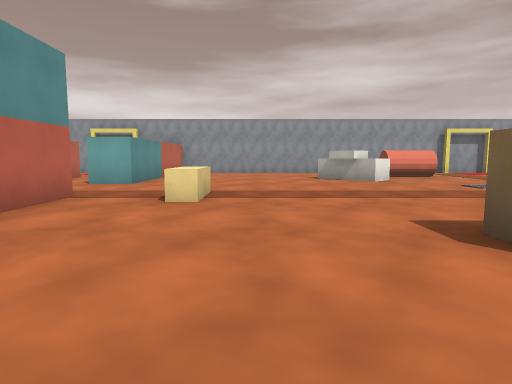
View 1 (above)

24 first-person views from a walk through a level from a Godot 3-D game. The camera is 1.5 m above the floor, tilts 6° down and sees 75° across. The floor is counted in squares, 2 m on a side. Each view is taken from the middle of a square. On the plan, view 1 faces up. The plan holds only what a view shows up to about 11 squares ahead; the rest is blank.

View 2
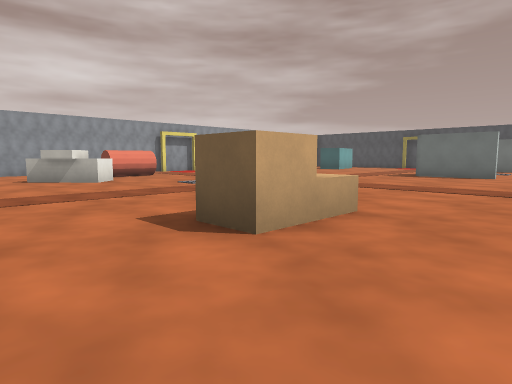

View 3
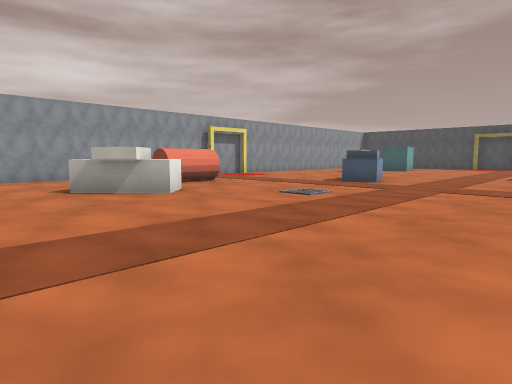

View 4
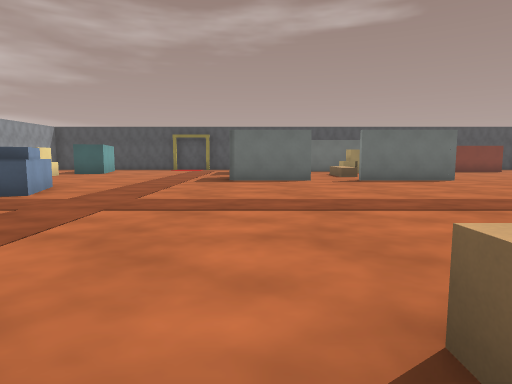

View 5
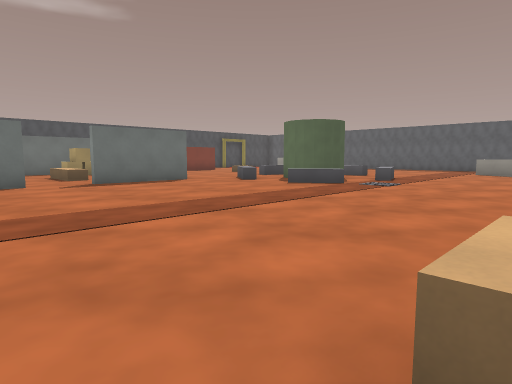

View 6
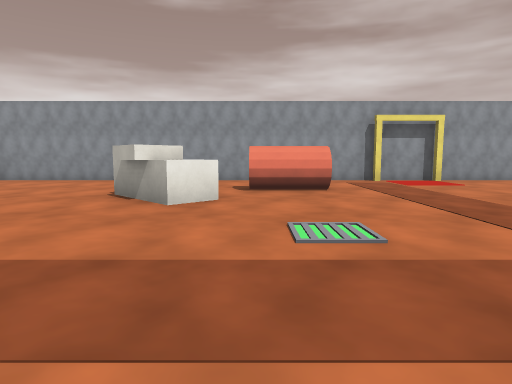

View 7
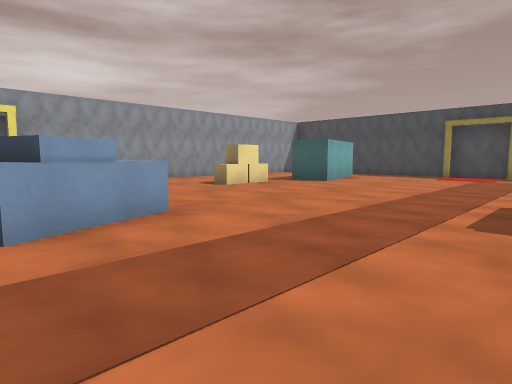

View 8
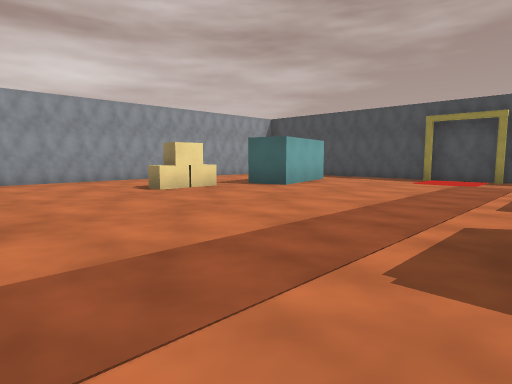

View 9
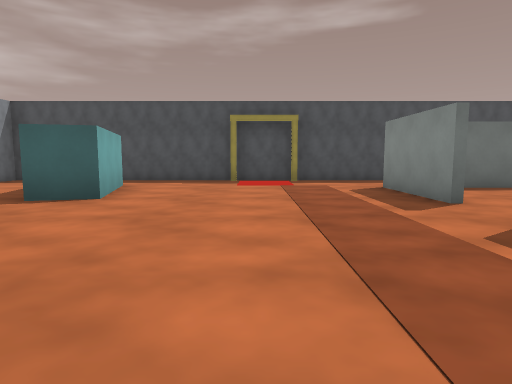

View 10
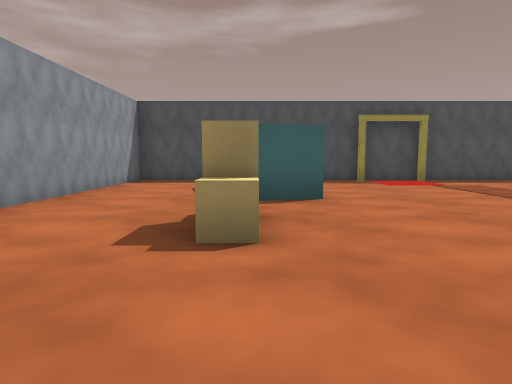

View 11
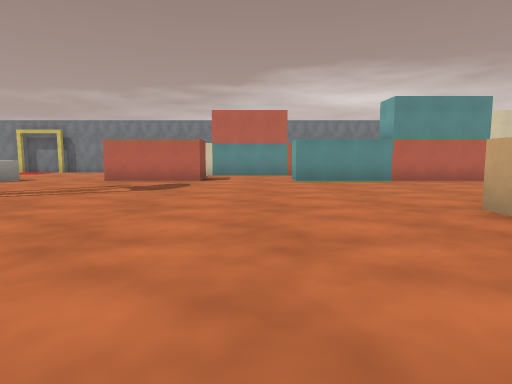

View 12
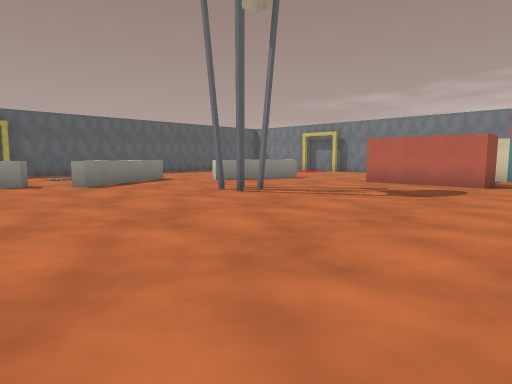

View 13
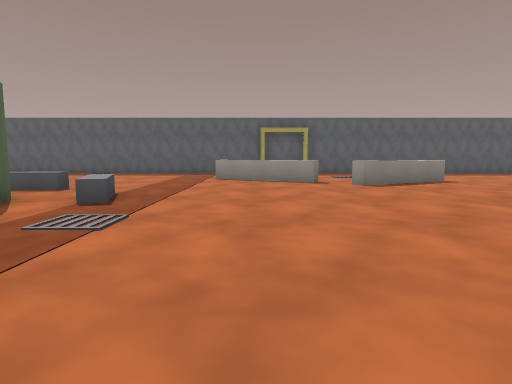

View 14
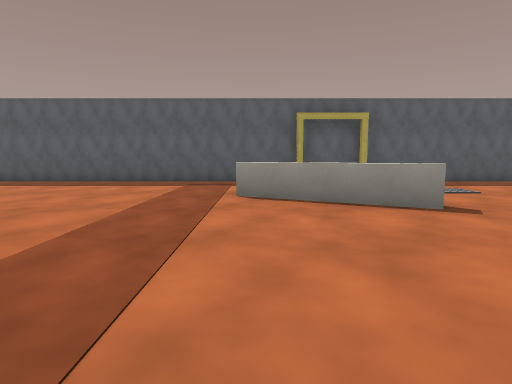

View 15
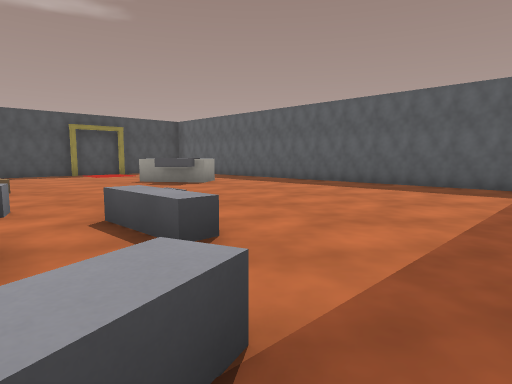

View 16
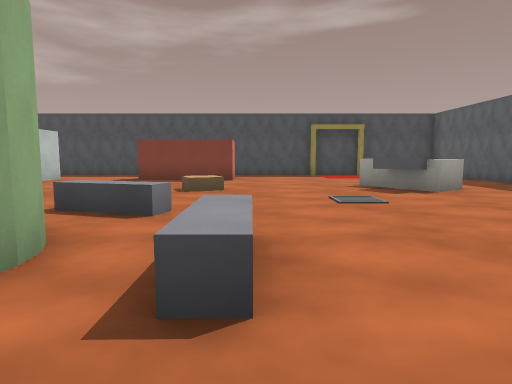

View 17
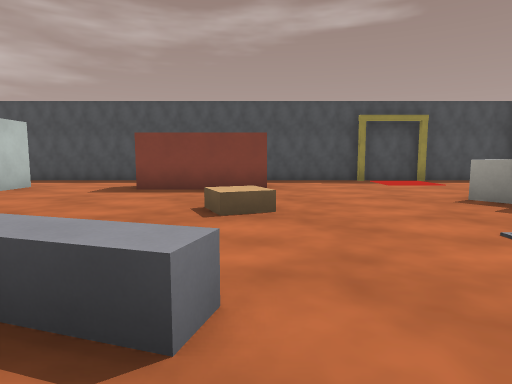

View 18
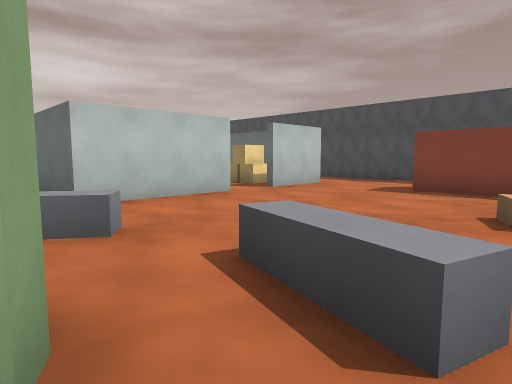

View 19
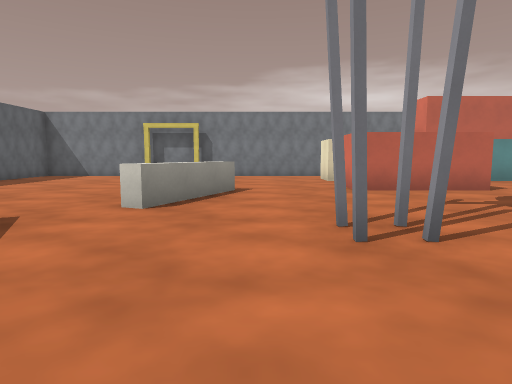

View 20
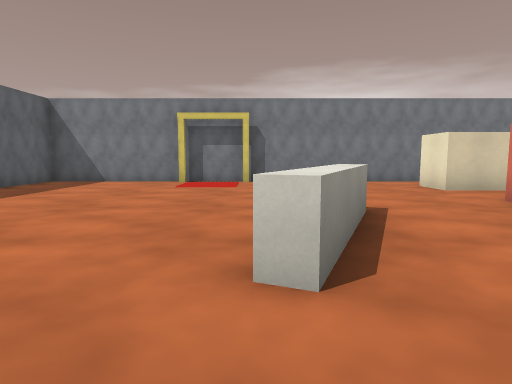

View 21
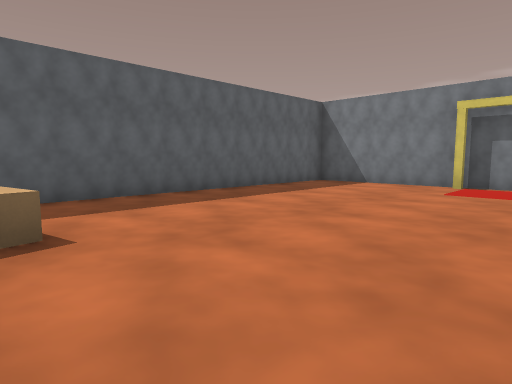

View 22
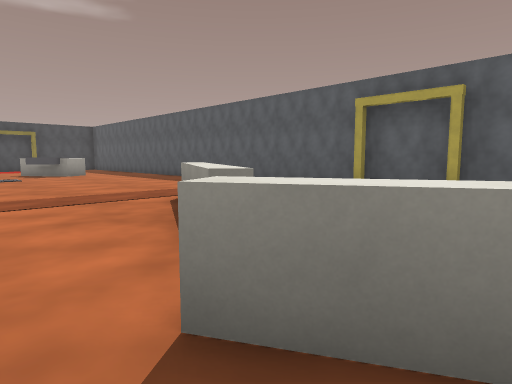

View 23
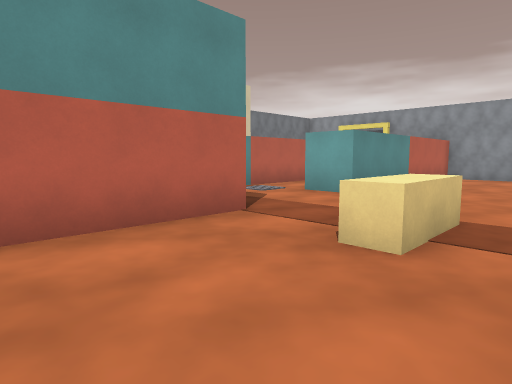

View 24
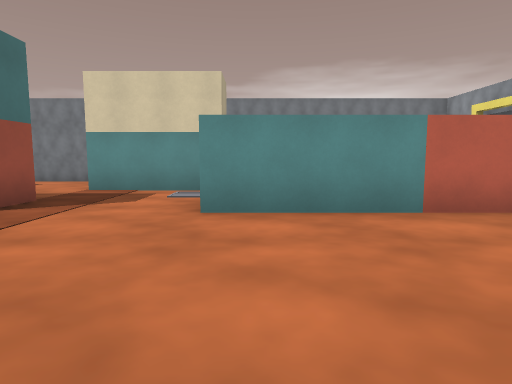

### Floor plan
Points are (right, up) in squares from view 1. A wall is a line through its corners. A room is listed if a view was taken in it or the views show most of it. See-through windows are left out.
Room 1 (views 1, 2, 3, 4, 5, 6, 7, 8, 9, 10, 11, 12, 13, 14, 15, 16, 17, 18, 19, 20, 21, 22, 23, 24)
walls: (10.4, -7) (10.2, -6.5); (13.6, 2.1) (13.6, 4.9); (12.3, -6.5) (12.1, -6.9); (9.8, 8.5) (9.5, 9.4); (4.1, -11.1) (4.3, -10.7) (7.4, -12.4); (-4.8, -2.7) (-3.4, -2.7) (-3.4, -5.8); (-3.9, -5.7) (-4.8, -5.7); (16.9, -2.4) (13.6, -2.4) (13.6, 0.8); (11.5, 9.2) (9.4, 8.4) (9.1, 9.4); (-3.4, 6.2) (-3.4, 0.2); (0.1, -11.4) (3.2, -9.7) (3.4, -10.1); (4.4, 10.9) (3.6, 10.1) (2.1, 11.7); (-3.6, -8.5) (-0.8, -9.6) (-1, -10.1); (3.7, 11) (3, 10.4) (2.4, 11.1); (-6.4, 0) (-6.4, -0.6); (-6.4, -2.6) (-6.4, -5.7) (-7.8, -5.7); (17.2, 4.8) (20.2, 4.8); (-4.8, 6.3) (-3.8, 6.3); (19.2, -1.3) (18.6, -1.3); (6.7, 12.3) (4.9, 12.3) (4.9, 13.2); (20.4, -2.4) (18.2, -2.4); (19.7, -8.4) (19.7, -5.2); (-9.3, -4.9) (-9.3, -10.2); (16.6, -13.1) (16.1, -12.3) (17, -11.7); (-9.3, 4.9) (-9.3, 3.1); (16.7, -13.8) (16.1, -12.9) (17.9, -11.7); (4.9, 15.7) (-3.2, 15.7); (22.8, -4.2) (22.8, -0.6); (10.8, 15.7) (7.4, 15.7); (22.8, 3.8) (22.8, 15.7) (10.9, 15.7); (-6.4, 11.8) (-6.4, 6.2); (-9.3, -10.4) (-9.3, -16.2) (14.9, -16.2); (-3.4, 15.2) (-3.4, 9.3) (-4.8, 9.3); (21, 11.6) (17.9, 10.8) (17.6, 12.1); (18.4, -16.2) (20.1, -16.2); (22.8, -16.2) (22.8, -8.2)
low walls: (8.9, -4.6) (10.3, -3.6); (8.9, -7.9) (8.4, -6.4) (8.9, -6.2); (13.5, -4.4) (13.2, -4.9) (12.7, -4.5); (10.5, -9.1) (10.5, -8.5) (12.1, -8.5); (13.6, -7.8) (13.2, -7.7) (13.7, -6.2)
ways out: opening at (14, 1.5); opening at (16.5, 5); opening at (17.5, -2)
objects: block (-1, 6); block (-1, 7); pallet (0, -14); crate (3, 3); crate (4, 3); block (15, 12); block (16, 12); pallet (17, -8)

Positions as (right, up) in squares from view 1, and headings:
1: (0, 0), facing up
2: (0, 0), facing up-right
3: (0, 4), facing up-right
4: (3, 4), facing right
5: (4, 4), facing down-right
6: (5, 5), facing up
7: (9, 5), facing up-right
8: (11, 5), facing up-right
9: (12, 8), facing right
10: (12, 12), facing right
11: (7, -1), facing left
12: (6, -1), facing down-left
13: (6, -1), facing down
14: (7, -6), facing down
15: (8, -7), facing down-right
16: (9, -9), facing right
17: (12, -8), facing right
18: (12, -8), facing up-right
19: (4, -8), facing left
20: (1, -10), facing left
21: (0, -10), facing down-left
22: (2, -9), facing down-right
23: (0, 3), facing up-left
24: (1, 10), facing left
